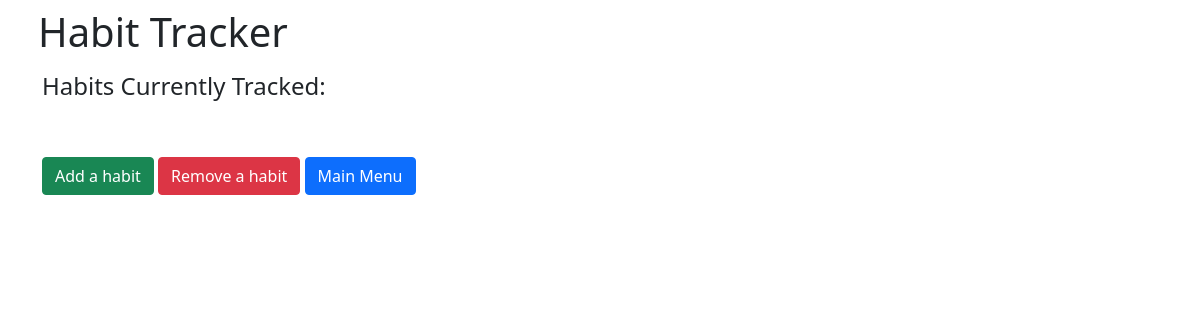
The page /view_list on the database as committed earlier.
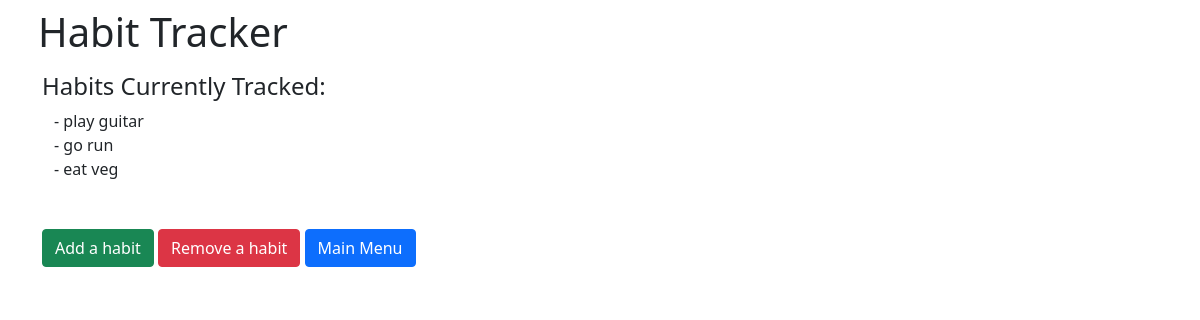
The same page on the database as committed later.
### models.py (models this page shows)
class Habit(Base):
    __tablename__ = 'habit'
    id = Column(Integer, primary_key=True)
    habit_name = Column(String)
    frequency = Column(String)
    is_done = Column(Boolean)
    habit_streak = Column(Integer)
    logs = relationship('HabitLog', back_populates='habit')

### app.py (the view)
@app.route('/view_list')
def view_list():
    habit_list = session.query(Habit).all()
    return render_template('view_list.html', habit_list=habit_list)

### templates/view_list.html (shortened to what this page needs)
{% extends 'base.html' %}
    {% block content %}
        <div class="container">
            <h4>Habits Currently Tracked:</h4>
            {% for habit in habit_list %}
            <div class="container">
                - {{ habit.habit_name }}
            </div>
            {% endfor %}
        </div>
        <div class="container">
            <a href="/new" class="btn btn-success mt-5">Add a habit</a>
            <a href="/delete" class="btn btn-danger mt-5">Remove a habit</a>
            <a href="/" class="btn btn-primary mt-5">Main Menu</a>
        </div>
    {% endblock %}

### templates/base.html (shortened to what this page needs)
<!doctype html>
<html lang="en">
<head>
  <link href="https://cdn.jsdelivr.net/npm/bootstrap@5.0.2/dist/css/bootstrap.min.css" rel="stylesheet">
</head>
<body>
<div class="container p-2">
  <h1>Habit Tracker</h1>
</div>
{% block content %}
{% endblock %}
</body>
</html>

Rows that differ between the two databases and show on the page:
added Habit: habit_name "play guitar"
added Habit: habit_name "go run"
added Habit: habit_name "eat veg"
